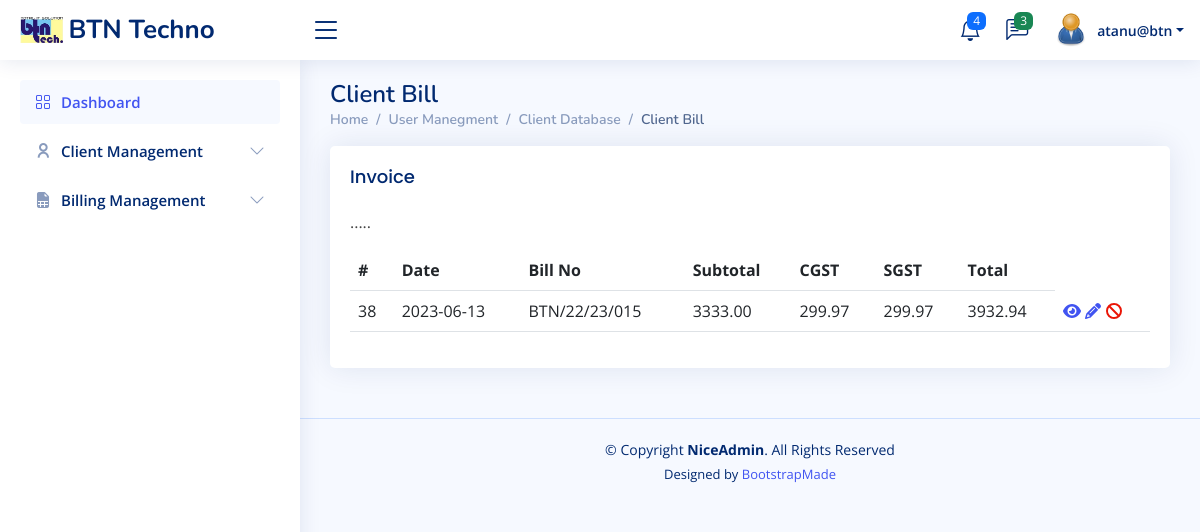
Screenshot of /listbill.php?mob=9609423342 (signed in) with the database file from the repository.
### tables this page shows
CREATE TABLE `invoicemain` (
  `id` int NOT NULL AUTO_INCREMENT,
  `billno` varchar(20) DEFAULT NULL,
  `refbill` varchar(10) DEFAULT NULL,
  `cgst` varchar(10) DEFAULT NULL,
  `sgst` varchar(10) DEFAULT NULL,
  `subtotal` varchar(10) DEFAULT NULL,
  `total` varchar(10) DEFAULT NULL,
  `castmob` varchar(15) DEFAULT NULL,
  `date` date DEFAULT NULL,
  PRIMARY KEY (`id`)
);

### listbill.php (the view, shortened to what this page needs)
<!DOCTYPE html>
<html lang="en">
<head>
    <?php
require_once("navbar.php");
require_once("config.php");
$mobile_no = trim($_GET["mob"]) ;
$sql = "SELECT * FROM invoicemain WHERE castmob = '$mobile_no'";
?>
</head>
<body>
<main id="main" class="main">
<div class="pagetitle">
  <h1>Client Bill</h1>
  <nav>
    <ol class="breadcrumb">
    <li class="breadcrumb-item"><a href="index.php">Home</a></li>
    <li class="breadcrumb-item">User Manegment</li>
    <li class="breadcrumb-item active"><a href="userlist.php">Client Database</a></li>
          <li class="breadcrumb-item active">Client Bill</li>
    </ol>
  </nav>
</div>
<section class="section">
  <div class="row">
    <div class="col-lg-12">
      <div class="card">
        <div class="card-body">
          <h5 class="card-title">Invoice</h5>
          <p> ..... </p>
          <table class="table datatable">
            <thead>
              <tr>
                <th scope="col">#</th>
                <th scope="col">Date</th>
                <th scope="col">Bill No</th>
                <th scope="col">Subtotal</th>
                <th scope="col">CGST</th>
                <th scope="col">SGST</th>
                <th scope="col">Total</th>
              </tr>
            </thead>
            <tbody>
        <?php
             if($result = mysqli_query($link, $sql)){
                if(mysqli_num_rows($result) > 0){
                   while($row = mysqli_fetch_array($result)){
                echo "<tr>";
                echo "<td>" . $row['id'] . "</td>";
                echo "<td>" . $row['date'] . "</td>";
                echo "<td>" . $row['billno'] . "</td>";
                echo "<td>" . $row['subtotal'] . "</td>";
                echo "<td>" . $row['cgst'] . "</td>";
                echo "<td>" . $row['sgst'] . "</td>";
                echo "<td>" . $row['total'] . "</td>";
                echo "<td>";
                    echo '<a href="read.php?id='. $row['id'] .'" class="mr-3" title="View Record" data-toggle="tooltip"><span class="fa fa-eye fa-beat"></span></a>';
                    echo '&nbsp<a href="update_cas.php?uid='. $row['id'] .'" class="mr-3" title="Update Record" data-toggle="tooltip"><span class="fa fa-pencil fa-beat"></span></a>';
                    echo '&nbsp<a href="ajax.php?DND=Yes&id='. $row['id'] .' " title="Start DND" data-toggle="tooltip"><span class="fa fa-ban fa-beat" style="color: #ea1506;"></span></a>';
                echo "</td>";
            echo "</tr>";
        }
    }
 }
        ?>
         </tbody>
          </table>
        </div>
      </div>
    </div>
  </div>
</section>
</main>
<footer id="footer" class="footer">
<div class="copyright">
  &copy; Copyright <strong><span>NiceAdmin</span></strong>. All Rights Reserved
</div>
<div class="credits">
  Designed by <a href="https://bootstrapmade.com/">BootstrapMade</a>
</div>
</footer>
</body>
</html>

### assets/css/style.css (style rules this page uses)
:root { scroll-behavior: smooth; }
body { font-family: "Open Sans", sans-serif; background: #f6f9ff; color: #444444; }
a { color: #4154f1; text-decoration: none; }
h1, h2, h3, h4, h5, h6 { font-family: "Nunito", sans-serif; }
#main { margin-top: 60px; padding: 20px 30px; transition: all 0.3s; }
.pagetitle { margin-bottom: 10px; }
.pagetitle h1 { font-size: 24px; margin-bottom: 0; font-weight: 600; color: #012970; }
.card { margin-bottom: 30px; border: none; border-radius: 5px; box-shadow: 0px 0 30px rgba(1, 41, 112, 0.1); }
.card-title { padding: 20px 0 15px 0; font-size: 18px; font-weight: 500; color: #012970; font-family: "Poppins", sans-serif; }
.card-body { padding: 0 20px 20px 20px; }
.breadcrumb { font-size: 14px; font-family: "Nunito", sans-serif; color: #899bbd; font-weight: 600; }
.breadcrumb a { color: #899bbd; transition: 0.3s; }
.breadcrumb .breadcrumb-item::before { color: #899bbd; }
.breadcrumb .active { color: #51678f; font-weight: 600; }
@media (min-width: 1200px) { #main, #footer { margin-left: 300px; } }
.footer { padding: 20px 0; font-size: 14px; transition: all 0.3s; border-top: 1px solid #cddfff; }
.footer .copyright { text-align: center; color: #012970; }
.footer .credits { padding-top: 5px; text-align: center; font-size: 13px; color: #012970; }

### rows the page displays
invoicemain: id "38", date "2023-06-13", billno "BTN/22/23/015", subtotal "3333.00", cgst "299.97", sgst "299.97", total "3932.94"

### other values shown
$_SESSION["username"] "atanu@btn"
